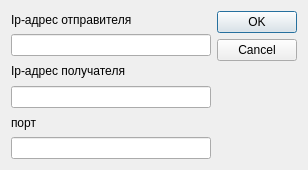
<?xml version="1.0" encoding="UTF-8"?>
<ui version="4.0">
 <class>settingsDialog</class>
 <widget class="QDialog" name="settingsDialog">
  <property name="geometry">
   <rect>
    <x>0</x>
    <y>0</y>
    <width>308</width>
    <height>170</height>
   </rect>
  </property>
  <property name="minimumSize">
   <size>
    <width>308</width>
    <height>170</height>
   </size>
  </property>
  <property name="windowTitle">
   <string>Dialog</string>
  </property>
  <layout class="QGridLayout" name="gridLayout">
   <property name="sizeConstraint">
    <enum>QLayout::SetDefaultConstraint</enum>
   </property>
   <item row="0" column="0">
    <layout class="QVBoxLayout" name="verticalLayout">
     <item>
      <widget class="QLabel" name="label">
       <property name="text">
        <string>Ip-адрес отправителя</string>
       </property>
      </widget>
     </item>
     <item>
      <widget class="QLineEdit" name="lineEditIP"/>
     </item>
     <item>
      <widget class="QLabel" name="label_3">
       <property name="text">
        <string>Ip-адрес получателя</string>
       </property>
      </widget>
     </item>
     <item>
      <widget class="QLineEdit" name="lineEditIPreciever"/>
     </item>
     <item>
      <widget class="QLabel" name="label_2">
       <property name="text">
        <string>порт</string>
       </property>
      </widget>
     </item>
     <item>
      <widget class="QLineEdit" name="lineEditPort"/>
     </item>
    </layout>
   </item>
   <item row="0" column="1">
    <widget class="QDialogButtonBox" name="buttonBox">
     <property name="sizePolicy">
      <sizepolicy hsizetype="Preferred" vsizetype="MinimumExpanding">
       <horstretch>0</horstretch>
       <verstretch>0</verstretch>
      </sizepolicy>
     </property>
     <property name="orientation">
      <enum>Qt::Vertical</enum>
     </property>
     <property name="standardButtons">
      <set>QDialogButtonBox::Cancel|QDialogButtonBox::Ok</set>
     </property>
    </widget>
   </item>
  </layout>
 </widget>
 <resources/>
 <connections>
  <connection>
   <sender>buttonBox</sender>
   <signal>accepted()</signal>
   <receiver>settingsDialog</receiver>
   <slot>accept()</slot>
   <hints>
    <hint type="sourcelabel">
     <x>248</x>
     <y>254</y>
    </hint>
    <hint type="destinationlabel">
     <x>157</x>
     <y>274</y>
    </hint>
   </hints>
  </connection>
  <connection>
   <sender>buttonBox</sender>
   <signal>rejected()</signal>
   <receiver>settingsDialog</receiver>
   <slot>reject()</slot>
   <hints>
    <hint type="sourcelabel">
     <x>316</x>
     <y>260</y>
    </hint>
    <hint type="destinationlabel">
     <x>286</x>
     <y>274</y>
    </hint>
   </hints>
  </connection>
 </connections>
</ui>
